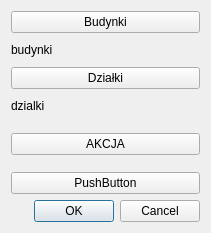
<?xml version="1.0" encoding="UTF-8"?>
<ui version="4.0">
 <class>MyIntersectDialogBase</class>
 <widget class="QDialog" name="MyIntersectDialogBase">
  <property name="geometry">
   <rect>
    <x>0</x>
    <y>0</y>
    <width>211</width>
    <height>233</height>
   </rect>
  </property>
  <property name="windowTitle">
   <string>MyIntersect</string>
  </property>
  <layout class="QGridLayout" name="gridLayout_2">
   <item row="0" column="0">
    <layout class="QGridLayout" name="gridLayout">
     <item row="3" column="0">
      <widget class="QLabel" name="dzialki_label">
       <property name="text">
        <string>dzialki</string>
       </property>
      </widget>
     </item>
     <item row="0" column="0">
      <widget class="QPushButton" name="budynkiButton">
       <property name="text">
        <string>Budynki</string>
       </property>
      </widget>
     </item>
     <item row="1" column="0">
      <widget class="QLabel" name="budynki_label">
       <property name="text">
        <string>budynki</string>
       </property>
      </widget>
     </item>
     <item row="2" column="0">
      <widget class="QPushButton" name="dzialkiButton">
       <property name="text">
        <string>Działki</string>
       </property>
      </widget>
     </item>
     <item row="4" column="0" rowspan="2">
      <widget class="QPushButton" name="runButton">
       <property name="text">
        <string>AKCJA</string>
       </property>
      </widget>
     </item>
     <item row="6" column="0">
      <widget class="QPushButton" name="testButton">
       <property name="text">
        <string>PushButton</string>
       </property>
      </widget>
     </item>
    </layout>
   </item>
   <item row="1" column="0">
    <widget class="QDialogButtonBox" name="button_box">
     <property name="orientation">
      <enum>Qt::Horizontal</enum>
     </property>
     <property name="standardButtons">
      <set>QDialogButtonBox::Cancel|QDialogButtonBox::Ok</set>
     </property>
    </widget>
   </item>
  </layout>
 </widget>
 <resources/>
 <connections>
  <connection>
   <sender>button_box</sender>
   <signal>accepted()</signal>
   <receiver>MyIntersectDialogBase</receiver>
   <slot>accept()</slot>
   <hints>
    <hint type="sourcelabel">
     <x>20</x>
     <y>20</y>
    </hint>
    <hint type="destinationlabel">
     <x>20</x>
     <y>20</y>
    </hint>
   </hints>
  </connection>
  <connection>
   <sender>button_box</sender>
   <signal>rejected()</signal>
   <receiver>MyIntersectDialogBase</receiver>
   <slot>reject()</slot>
   <hints>
    <hint type="sourcelabel">
     <x>20</x>
     <y>20</y>
    </hint>
    <hint type="destinationlabel">
     <x>20</x>
     <y>20</y>
    </hint>
   </hints>
  </connection>
 </connections>
</ui>
